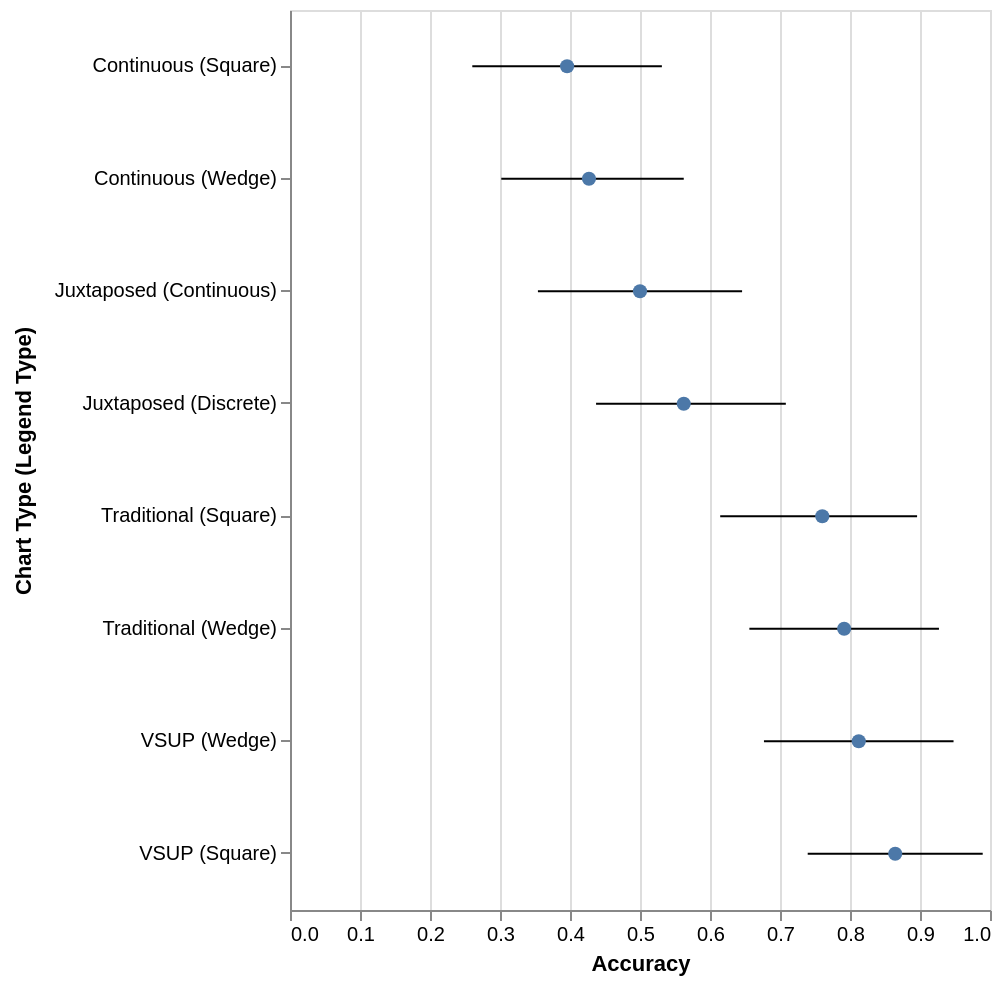

The specification (Vega-Lite) saved for this image:
### Vega-Lite specification from a JSON file in a GitHub repository (floating-point values rounded to 4 significant figures)
{"$schema": "https://vega.github.io/schema/vega-lite/v5.json", "height": 450, "width": 350, "data": {"values": [{"key": "Continuous (Square)", "midmean": 0.3958, "ci1": 0.2604, "ci2": 0.5312}, {"key": "Continuous (Wedge)", "midmean": 0.4271, "ci1": 0.3018, "ci2": 0.5625}, {"key": "Juxtaposed (Continuous)", "midmean": 0.5, "ci1": 0.3542, "ci2": 0.6458}, {"key": "Juxtaposed (Discrete)", "midmean": 0.5625, "ci1": 0.4372, "ci2": 0.7083}, {"key": "Traditional (Square)", "midmean": 0.7604, "ci1": 0.6146, "ci2": 0.8958}, {"key": "Traditional (Wedge)", "midmean": 0.7917, "ci1": 0.6562, "ci2": 0.9271}, {"key": "VSUP (Square)", "midmean": 0.8646, "ci1": 0.7396, "ci2": 0.9896}, {"key": "VSUP (Wedge)", "midmean": 0.8125, "ci1": 0.6771, "ci2": 0.9479}]}, "layer": [{"mark": "rule", "encoding": {"y": {"field": "key", "type": "ordinal", "axis": {"title": "Chart Type (Legend Type)", "titlePadding": 10}, "scale": {"domain": ["Continuous (Square)", "Continuous (Wedge)", "Juxtaposed (Continuous)", "Juxtaposed (Discrete)", "Traditional (Square)", "Traditional (Wedge)", "VSUP (Wedge)", "VSUP (Square)"]}}, "x": {"field": "ci1", "type": "quantitative", "axis": {"title": "Accuracy"}}, "x2": {"field": "ci2"}}}, {"mark": "circle", "encoding": {"y": {"field": "key", "type": "ordinal", "scale": {"domain": ["Continuous (Square)", "Continuous (Wedge)", "Juxtaposed (Continuous)", "Juxtaposed (Discrete)", "Traditional (Square)", "Traditional (Wedge)", "VSUP (Wedge)", "VSUP (Square)"]}}, "x": {"field": "midmean", "type": "quantitative"}, "opacity": {"value": 1}, "size": {"value": 50}}}]}
